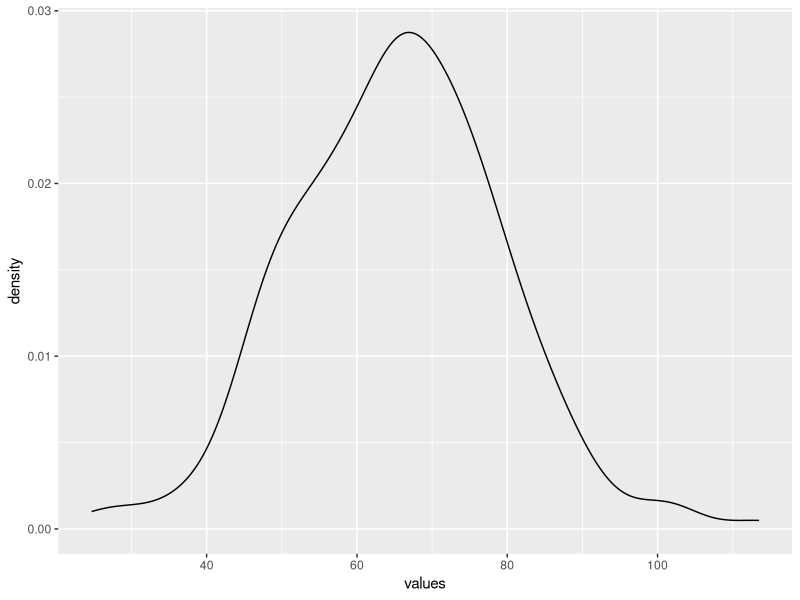
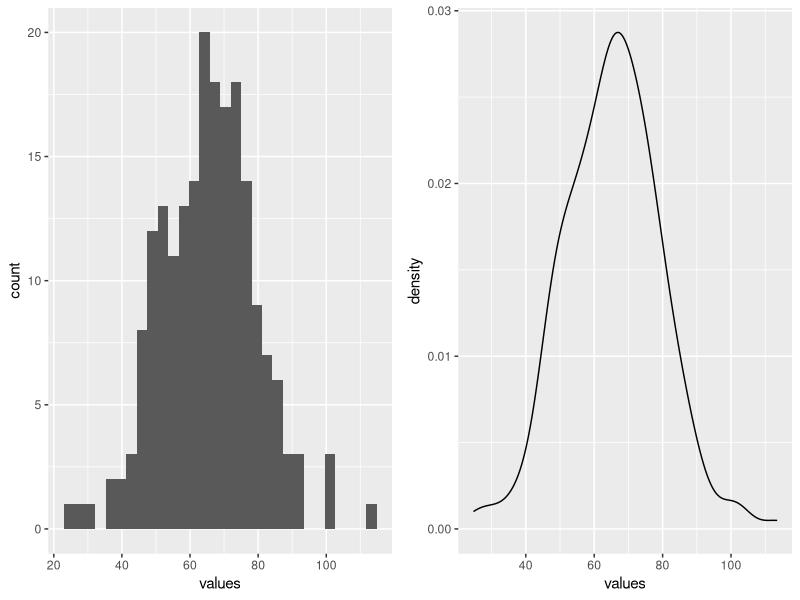
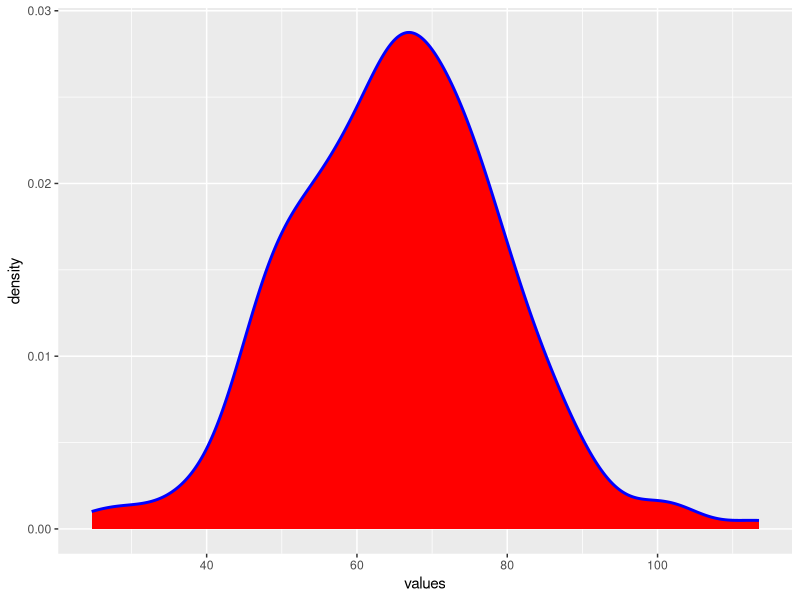
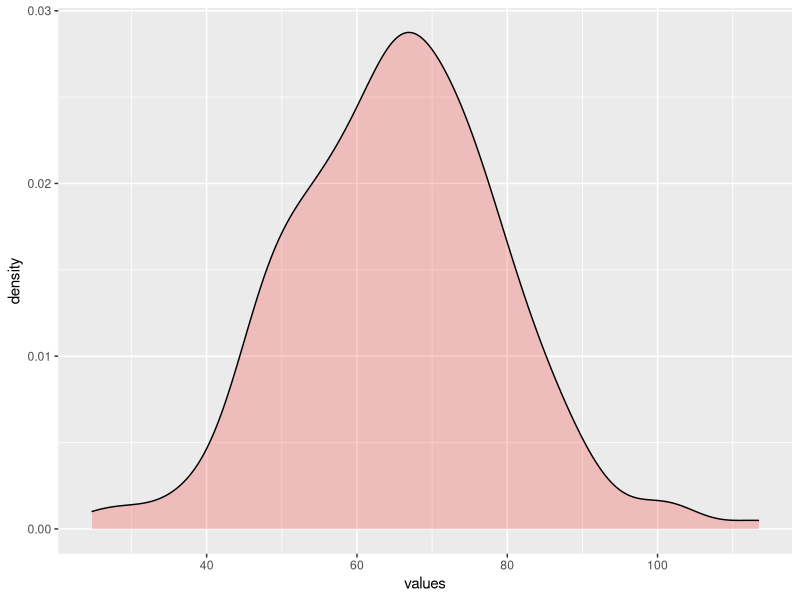

Write the R code that produced these figures, in order.
## ---- chunk 1
knitr::opts_chunk$set(echo = TRUE, fig.align = "center")

# title: Creating a density plot
# author: jonathan
# revised: 17/3/2020

WEB <- c("https://bioceed.uib.no/dropfolder/bioSTATS/Rmd/Visualizing/Simple/density-plot.html")
GIT <- c("https://github.com/jonathansoule/biostats/blob/master/Visualizing/Simple/density-plot.Rmd")
library(ggplot2)
library(gridExtra)
# ID
ID <- 1:200
# sample data
values <- rnorm(200, mean = 65, sd = 15)
## ---- chunk 2
# dataframe
df <- data.frame(ID, values)
str(df)
## ---- chunk 3
ggplot(df, aes(values)) +
  geom_density()
## ---- chunk 4
grid.arrange(
  ggplot(df, aes(values)) + # histogram
    geom_histogram(bins = 30),
  ggplot(df, aes(values)) + # density plot
    geom_density(),
  ncol = 2
)
## ---- chunk 5
ggplot(df, aes(values)) +
  geom_density(fill = "red", color = "blue", size = 1)
## ---- chunk 6
ggplot(df, aes(values)) +
  geom_density(fill = "red", alpha = .2)
